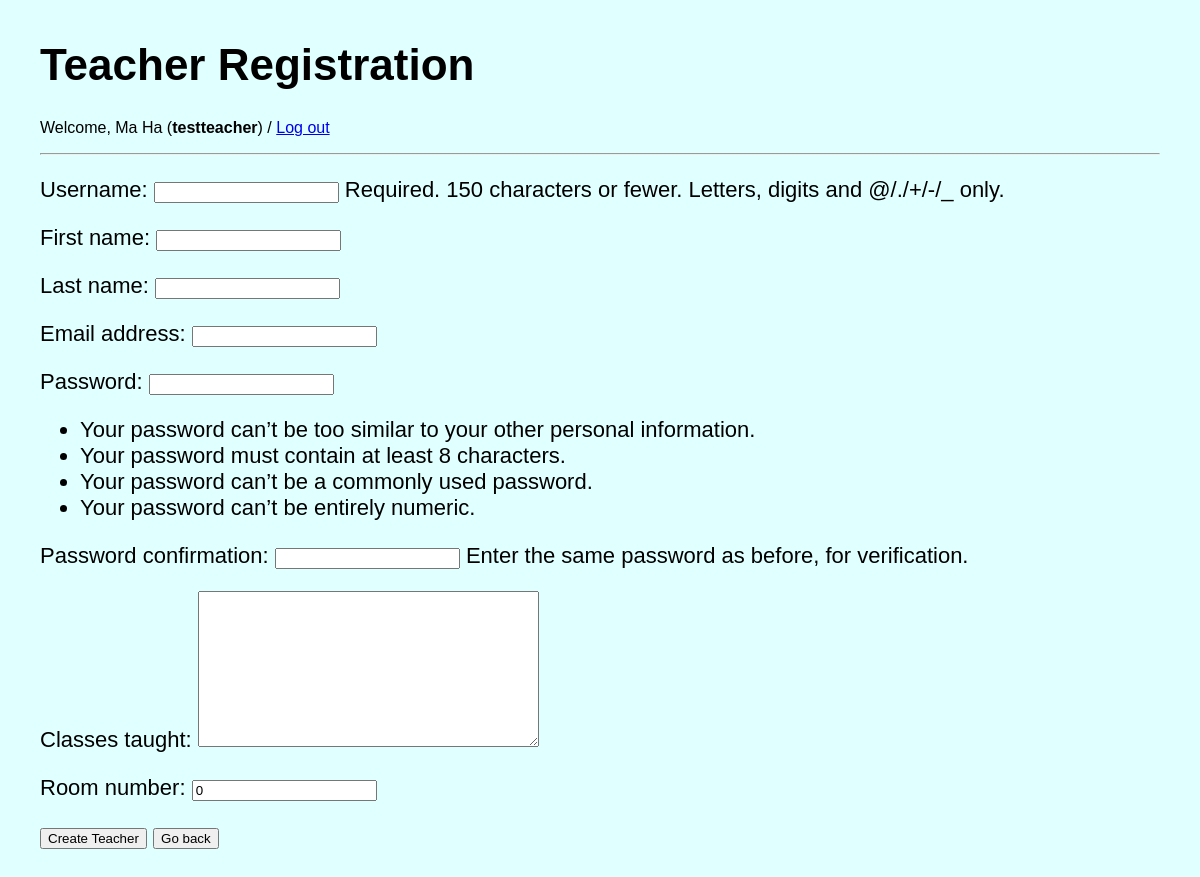
Page /teacher_registration/ (signed in) on the committed database.
### schoolpass/models.py (models this page shows, shortened)
class CustomUser(AbstractUser):
    is_student = models.BooleanField(default=False)
    is_teacher = models.BooleanField(default=False)
    pass_attempts = models.PositiveIntegerField(default=0)
    pass_rejections = models.PositiveIntegerField(default=0)

### schoolpass/views.py (the view, shortened to what this page needs)
# urls.py: path('teacher_registration/', views.teacher_registration, name='teacher_registration'),
@user_passes_test(lambda u: u.is_superuser)
def teacher_registration(request):
    user_form = UserForm(request.POST or None, prefix='UF')
    profile_form = TeacherForm(request.POST or None, prefix='PF')
    return render(request, 'schoolpass/teacherregistration.html',
                  {'user_form': user_form, 'profile_form': profile_form, })

### schoolpass/forms.py
class UserForm(UserCreationForm):
    class Meta:
        model = CustomUser
        fields = ('username', 'first_name', 'last_name', 'email', 'password1', 'password2',)

class TeacherForm(forms.ModelForm):
    class Meta:
        model = Teacher
        fields = ('classes_taught', 'room_number',)

### schoolpass/templates/schoolpass/teacherregistration.html (shortened to what this page needs)
{%  extends 'schoolpass/base.html' %}
{% block content %}
<h1>Teacher Registration</h1>
{% if user.is_authenticated %}
<p style="font-size:16px;">Welcome, {{ user.first_name }}
    {{ user.last_name }} (<strong>{{ user.username }}</strong>) /
    <a href="{% url 'logout' %}">Log out</a></p>
{% endif %}
<hr>
<form method="post">
  {{ user_form.as_p }}
  {{ profile_form.as_p }}
  <button type="submit">Create Teacher</button>
  <input type="button" onclick="location.href='{% url 'registration_forms' %}';" value="Go back" />
</form>
{% endblock %}

### schoolpass/static/schoolpass/my.css (style rules this page uses)
body { font-family: 'Advent Pro', "Lucida Sans Unicode", "Lucida Grande", sans-serif; font-size: 22px; background-color: lightcyan; margin: 40px; }

### rows in the picture
CustomUser: first_name "Ma", last_name "Ha", username "testteacher"
